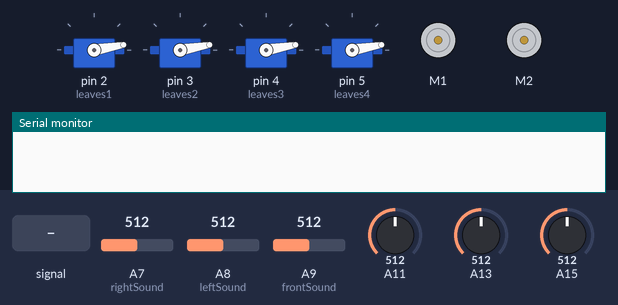
This sketch was run on a simulated Arduino Mega 2560, built with avr-gcc and run on an emulated ATmega2560. Parts: 4 × servo, 2 × DC motor (green arrow = forward, orange = backward, longer = faster), the last lines printed to the serial monitor. Inputs (shaded band) come from the test bench; at power-on: A13 = 512, A11 = 512, A15 = 512, A7 (rightSound) = 512, A8 (leftSound) = 512, A9 (frontSound) = 512.

Above: at 1.7 s.
1.8 s: A7 (rightSound) fed a 200 Hz sine of ±81 counts around its level
At 2.59 s:
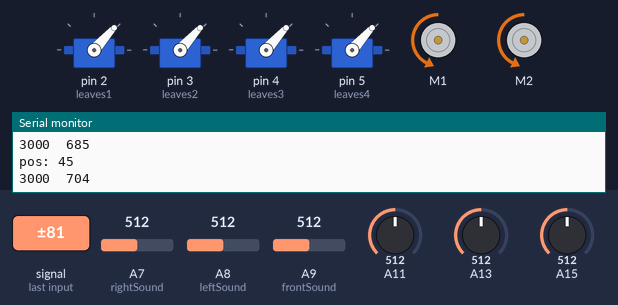
At 3.52 s:
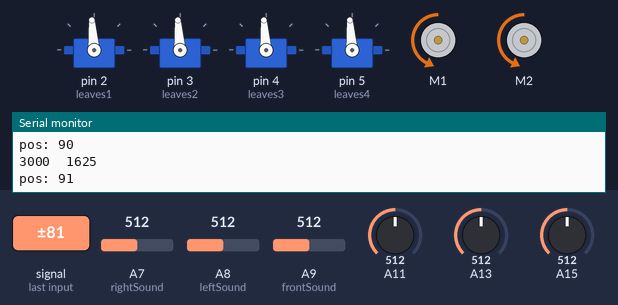
4.8 s: A9 (frontSound) fed a 200 Hz sine of ±81 counts around its level
At 4.99 s:
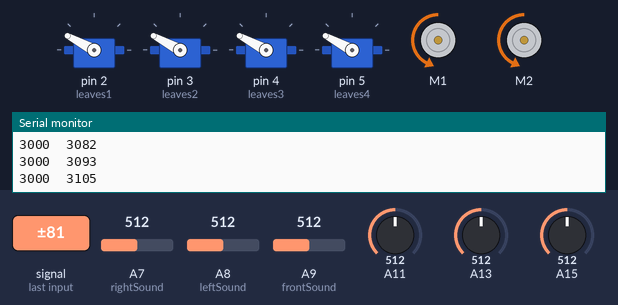
7.8 s: A8 (leftSound) fed a 200 Hz sine of ±255 counts around its level
At 8.6 s:
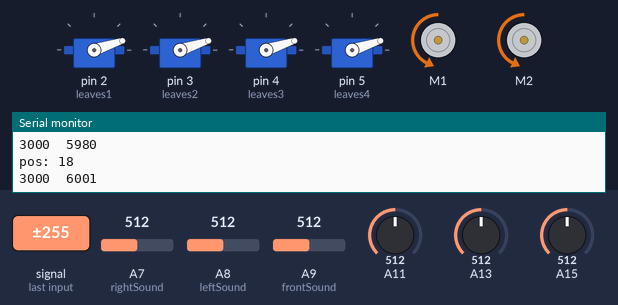
10.8 s: A13 set to 716
13.8 s: A11 set to 716
16.8 s: A15 set to 306
Timing chart, 0 to 31.7 s (numbered marks = the images above; inputs shaded):
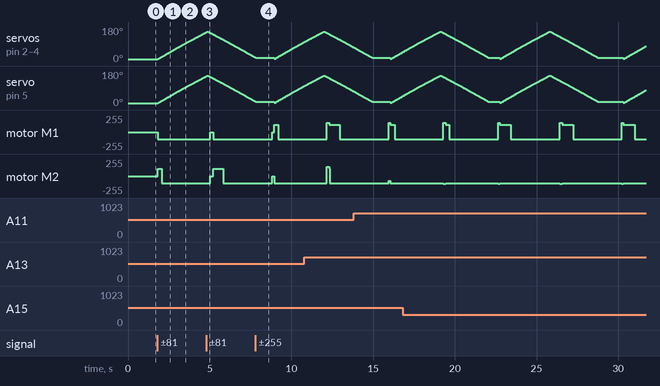

Measured:
- after the input at 1.8 s, servo on pin 2 (leaves1), servo on pin 3 (leaves2): moves from 10° to 153° over 3.0 s, starting at once

The sketch:

NewLightSoundLeaf.ino
```cpp
/****************************************
  This code prioritizes Sound.
  If the robot gets a sound input, a flag will
  be set to "TRUE" and it will skip the light
  sensing for a little while.
****************************************/
#include "MotorSystem.h"
#include "LightSystem.h"
#include "SoundSystem.h"
#include "LeafServo.h"

void setup() {
  // MOTOR SHIELD SETUP
  AFMS.begin();

  // SERIAL SETUP
  // Bluetooth is Serial1 for TX18 RX19
  Serial1.begin(9600);
  Serial.begin(9600);

  //SERVO ATTACH
  pinMode(2, OUTPUT);
  pinMode(3, OUTPUT);
  pinMode(4, OUTPUT);
  pinMode(5, OUTPUT);
  leaves1.attach(2);
  leaves2.attach(3);
  leaves3.attach(4);
  leaves4.attach(5);
  leaves1.write(uppos);
  leaves2.write(uppos);
  leaves3.write(uppos);
  leaves4.write(uppos);
  delay(500);
}

void loop() {
  senseSound(false); // Set true to print out sensors' values
  senseLight3(false);
  pullLeaves();
}

// SOUND SENSING
void senseSound(bool shouldPrint) {
  static unsigned long startMillis;  // Start of sample window
  static int signalMax; // Mic 1
  static int signalMin;
  static int signalMax2; // Mic 2
  static int signalMin2;
  static int signalMax3; // Mic 3
  static int signalMin3;

  //  Serial1.println(millis() - startMillis);
  // TODO: Need to fix this function to "simulate" two behaviors in parallel
  if (angle_deg > 0) {
    rotateAndRun(110);
    if (angle_deg == 0) {
      startMillis = 0; // Flag 0 to reset everything
    }
    return;
  }

  if (startMillis == 0) { // Re-initialize everything
    startMillis = millis();
    signalMax = signalMax2 = signalMax3 = 0;
    signalMin = signalMin2 = signalMin3 = 1024;
    angle_deg = 0;
  }
  // collect data for 50 mS
  if (millis() - startMillis < sampleWindow)
  {
    sampleFront = analogRead(frontSound);
    sampleLeft = analogRead(leftSound);
    sampleRight = analogRead(rightSound);
    // Mic 1
    if (sampleFront < 1024)  // toss out spurious readings
    {
      signalMax = sampleFront < signalMax ? signalMax : sampleFront;
      signalMin = sampleFront > signalMin ? signalMin : sampleFront;
    }
    // Mic 2
    if (sampleLeft < 1024)  // toss out spurious readings
    {
      signalMax2 = sampleLeft < signalMax2 ? signalMax2 : sampleLeft;
      signalMin2 = sampleLeft > signalMin2 ? signalMin2 : sampleLeft;
    }
    // Mic 3
    if (sampleRight < 1024)  // toss out spurious readings
    {
      signalMax3 = sampleRight < signalMax3 ? signalMax3 : sampleRight;
      signalMin3 = sampleRight > signalMin3 ? signalMin3 : sampleRight;
    }
  } else {
    int peakToPeak = signalMax - signalMin;  // max - min = peak-peak amplitude
    double voltsFront = 1000 * (peakToPeak * 5.0) / 1024;  // convert to volts
    // Mic 2
    int peakToPeak2 = signalMax2 - signalMin2;  // max - min = peak-peak amplitude
    double voltsLeft = 1000 * (peakToPeak2 * 5.0) / 1024;  // convert to volts
    // Mic 3
    int peakToPeak3 = signalMax3 - signalMin3;  // max - min = peak-peak amplitude
    double voltsRight = 1000 * (peakToPeak3 * 5.0) / 1024;  // convert to volts
    if (voltsFront > threshold_sound || voltsLeft > threshold_sound || voltsRight > threshold_sound) {
      if (voltsFront > voltsLeft) {
        if (voltsRight > voltsLeft) {
          if (voltsRight > voltsFront) {
            angle_deg = 90; // R > B > L
          }
          else {
            angle_deg = 30; // B > R > L
          }
        }
        else {
          angle_deg = 330; // B > L > R
        }
      }
      else {
        if (voltsLeft > voltsRight) {
          if (voltsFront > voltsRight) {
            angle_deg = 270; // L > B > R
          }
          else {
            angle_deg = 210; // L > R > B
          }
        } else {
          angle_deg = 150; // R > L > B
        }
      }
      pullingLeaves = true; // Trigger the servos to pull leaves
    } else {
      startMillis = 0; // Flag 0 to reset everything
    }
    if (shouldPrint) {
      Serial1.print("Mic Front: "); Serial1.print(signalMax - signalMin); Serial1.print("\t");
      Serial1.print("Mic Left: "); Serial1.print(signalMax2 - signalMin2); Serial1.print("\t");
      Serial1.print("Mic Right: "); Serial1.print(signalMax3 - signalMin3); Serial1.println("\t");
      if (angle_deg > 0) {
        Serial1.print("Sound detected: "); Serial1.println(angle_deg);
      }
    }
  }
}

void rotateAndRun(int motor_speed) {
  static unsigned long startMillis;
  int degree = angle_deg - 180;
  if (startMillis == 0) { // At start
    startMillis = millis();
    rightMotor->setSpeed(motor_speed);
    leftMotor->setSpeed(motor_speed);
  } else if (millis() - startMillis < abs(degree) * 1300.0 / 180) { // Rotate: at speed 110, 1300 ms rotates ~180 degrees
    leftMotor->run(degree > 0 ? FORWARD : BACKWARD);
    rightMotor->run(degree > 0 ? BACKWARD : FORWARD);
  } else if (millis() - startMillis < abs(degree) * 1300.0 / 180 + 3000) { // Move forward
    leftMotor->run(BACKWARD);
    rightMotor->run(BACKWARD);
  } else { // Stop
    stopCommand();
    angle_deg = 0;
    startMillis = 0;
  }
}

// LEAF SHRINKING
void pullLeaves() {
  static unsigned long startMillis;
  static int DELAY = 20; // in millis
  int halfTime = abs(downpos - uppos) * DELAY;

  if (pullingLeaves) {
    Serial.print(halfTime);
    Serial.print("\t");
    Serial.println(millis() - startMillis);
    if (startMillis == 0) {
      startMillis = millis();
      pos = uppos;
    } else if (millis() - startMillis < halfTime) { // Pull down
      if (millis() - startMillis > abs(pos - uppos) * DELAY) {
        pos++;
        rotateServos();
      }
    } else if (millis() - startMillis < 2 * halfTime) { // Pull up
      if (millis() - startMillis > halfTime + abs(downpos - pos) * DELAY) {
        pos--;
        rotateServos();
      }
    } else { // Finish the action
      startMillis = 0;
      pullingLeaves = false;
    }
  } else {
    startMillis = 0;
  }
}

void rotateServos() {
  Serial.print("pos: ");
  Serial.println(pos);
  if (pos >= uppos && pos <= downpos) { // Safe check
    leaves1.write(pos);
    leaves2.write(pos);
    leaves3.write(pos);
    leaves4.write(pos);
  }
}

int sign(float x) {
  return x < 0 ? -1 : 1; // Useful function to find sign of x
}

// LIGHT SENSING
// Code for 3 sensors
void senseLight3(bool shouldPrint) {
  if (angle_deg == 0) {
    float y = b->val() - 0.5 * (fr->val() + fl->val());
    float x = sqrt(3) / 2 * (fl->val() - fr->val());
    // Scale values if needed
    float xmult = x / 30;
    float ymult = y / 30;
    float vSum = dspeed * ymult; // vR + vL = vSum
    float vDiff = dspeed * xmult * sign(ymult); // vR - vL = sumX
    float vR = (vSum + vDiff) / 2;
    float vL = (vSum - vR);
    if (abs(vL) > threshold_light || abs(vR) > threshold_light) {
      runCommand(vL, vR);
    } else {
      stopCommand();
    }
    if (shouldPrint) {
      Serial.print(vL);
      Serial.print("\t");
      Serial.println(vR);
      Serial.print("fl ");
      Serial.print(fl->val());
      Serial.print("\t fr ");
      Serial.print(fr->val());
      Serial.print("\t b ");
      Serial.println(b->val());
    }
  }
}

// Code for 6 sensors
void senseLight6(bool shouldPrint) {
  if (angle_deg == 0) {
    float y = b->val() + 0.5 * (br->val() + bl->val()) - (f->val() + 0.5 * (fr->val() + fl->val()));
    float x = sqrt(3) / 2 * (fl->val() + bl->val() - fr->val() - br->val());
    // Scale values if needed
    float xmult = x / 50;
    float ymult = y / 50;
    float vSum = dspeed * ymult; // vR + vL = vSum
    float vDiff = dspeed * xmult * sign(ymult); // vR - vL = sumX
    float vR = (vSum + vDiff) / 2;
    float vL = (vSum - vR);
    if (abs(vL) > threshold_light || abs(vR) > threshold_light) {
      runCommand(vL, vR);
    } else {
      stopCommand();
    }
    if (shouldPrint) {
      Serial1.print(vL);
      Serial1.print("\t");
      Serial1.println(vR);
      Serial1.print("f ");
      Serial1.print(f->val());
      Serial1.print("\t fl ");
      Serial1.print(fl->val());
      Serial1.print("\t fr ");
      Serial1.println(fr->val());

      Serial1.print("b ");
      Serial1.print(b->val());
      Serial1.print("\t bl ");
      Serial1.print(bl->val());
      Serial1.print("\t br ");
      Serial1.println(br->val());
    }
  }
}

// Helper function to set the wheels' speeds
void runCommand(float vL, float vR) {
  leftMotor->setSpeed(abs(vL) > 140 ? 140 : (abs(vL) < dspeed ? dspeed : abs(vL))); // Conditional tenary operator
  rightMotor->setSpeed(abs(vR) > 140 ? 140 : (abs(vR) < dspeed ? dspeed : abs(vR)));
  leftMotor->run(vL > 0 ? FORWARD : BACKWARD);
  rightMotor->run(vR > 0 ? FORWARD : BACKWARD);
}

// Helper function to stop both wheels
void stopCommand() {
  leftMotor->run(RELEASE);
  rightMotor->run(RELEASE);
}
```

LeafServo.h
```cpp
//LEAF SERVO STUFF
#include <Servo.h>
int uppos = 10;
int downpos = 160;
int pos = uppos;  // 10 is open leaves, 160 is closed leaves
bool pullingLeaves = false;
Servo leaves1;  // create servo object to control a servo
Servo leaves2;
Servo leaves3;
Servo leaves4;
```

LightSystem.h
```cpp
// LIGHT STUFF
// Sets up variables that will be used
//const int fLight = A15;
//const int frLight = A14;
//const int flLight = A10;
//const int bLight = A12;
//const int brLight = A13;
//const int blLight = A11;
const int fLight = A15;
const int frLight = A11;
const int flLight = A15;
const int bLight = A13;
const int brLight = A13;
const int blLight = A11;
const int threshold_light = 70;
class LightSensor {
  public:
    int min = 1024;
    int max = 0;
    int pin;
    int calValue;
    LightSensor(int pin) {
      this->pin = pin;
      this->calValue = 0;
    }
    LightSensor(int pin, int calValue) {
      this->pin = pin;
      this->calValue = calValue;
    }
    int mean() {
      return (min + max) / 2;
    }
    float val() {
      return analog() + this->calValue;
    }
    int analog() {
      return analogRead(pin);
    }
    int updateMinMax() {
      int value = analogRead(pin);
      if (value < this->min) this->min = value;
      if (value > this->max) this->max = value;
    }
};
LightSensor *f = new LightSensor(fLight); // Need to calibrate xcal and ycal under the normal lighting condition, make it so all == 800 in normal light
LightSensor *fr = new LightSensor(frLight, -12);
LightSensor *fl = new LightSensor(flLight, 36);
LightSensor *b = new LightSensor(bLight, 22);
LightSensor *br = new LightSensor(brLight);
LightSensor *bl = new LightSensor(blLight);
//const int fCal = -22 - 17; // Need to calibrate xcal and ycal under the normal lighting condition, make it so all == 800 in normal light
//const int frCal = -56 + 34;
//const int flCal = 54 - 54;
//const int bCal = -29 - 14;
//const int brCal = -92 + 79;
//const int blCal = 12 - 46;
//const int fCal = -22; // Need to calibrate xcal and ycal under the normal lighting condition, make it so all == 800 in normal light
//const int frCal = -56;
//const int flCal = 54;
//const int bCal = -29;
//const int brCal = -92;
//const int blCal = 12;
```

MotorSystem.h
```cpp
// MOTOR STUFFf
#include <Wire.h>
#include <Adafruit_MotorShield.h>
#include "utility/Adafruit_MS_PWMServoDriver.h"
Adafruit_MotorShield AFMS = Adafruit_MotorShield();
Adafruit_DCMotor *leftMotor = AFMS.getMotor(1);
Adafruit_DCMotor *rightMotor = AFMS.getMotor(2);
const int dspeed = 70; // default speed for wheels
```

SoundSystem.h
```cpp
// SOUND STUFF
// Sets up variables that will be used
// Mic 1 @ 180 degrees connects to A9 (BACK)
// Mic 2 @ 30 degrees connects to A7 (RIGHT)
// Mic 3 @ 330 degrees connects to A8 (LEFT)
const int sampleWindow = 100; // Sample window width in mS (50 mS = 20Hz)
unsigned int sampleFront;
unsigned int sampleRight;
unsigned int sampleLeft;
int angle_deg = 0;
int threshold_sound = 100;
unsigned long moveMillis = millis(); // Starts counting time for how long an angle has been given
const int frontSound = A9;
const int rightSound = A7;
const int leftSound = A8;
```
